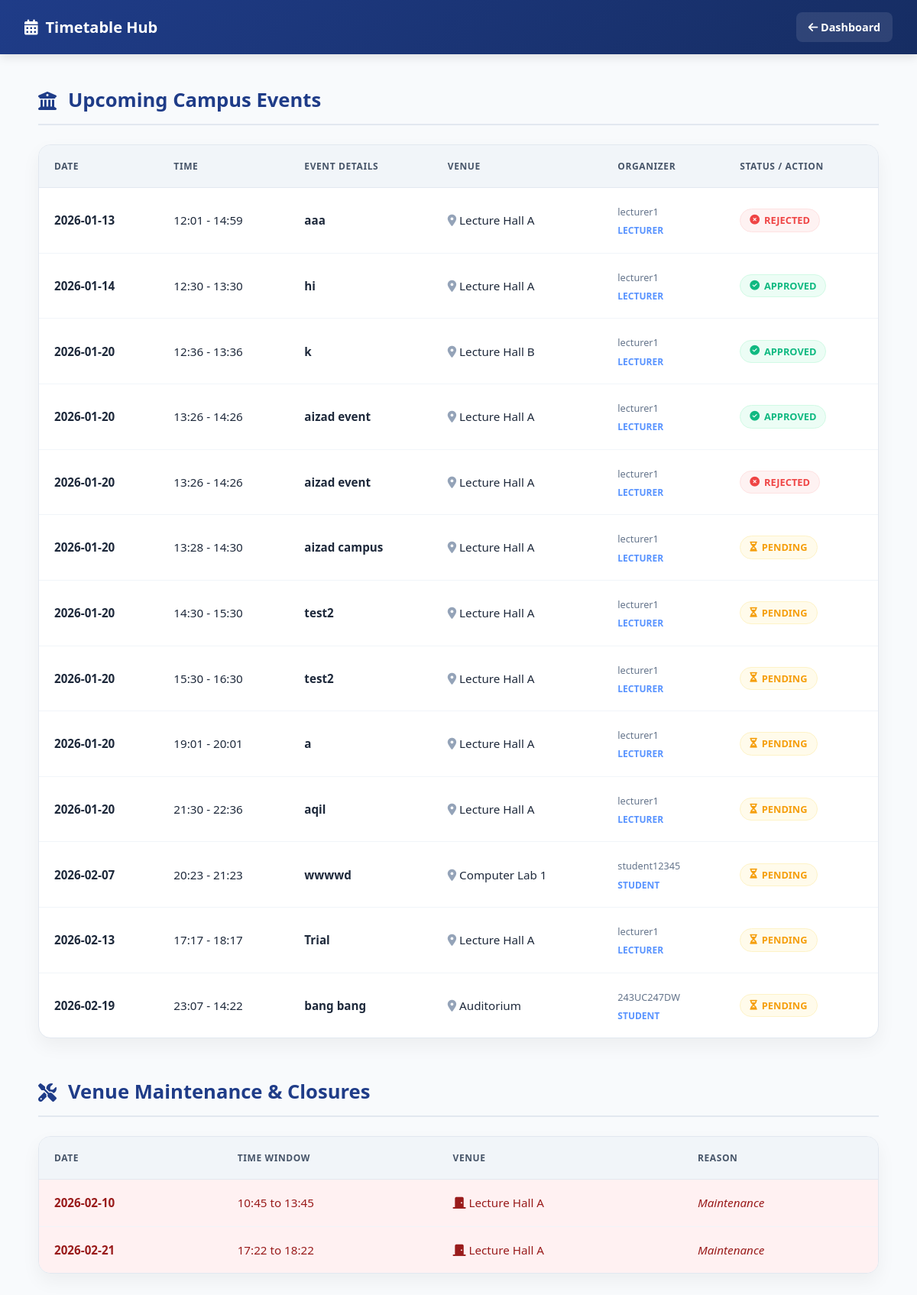
Page /timetable on the earlier database version.
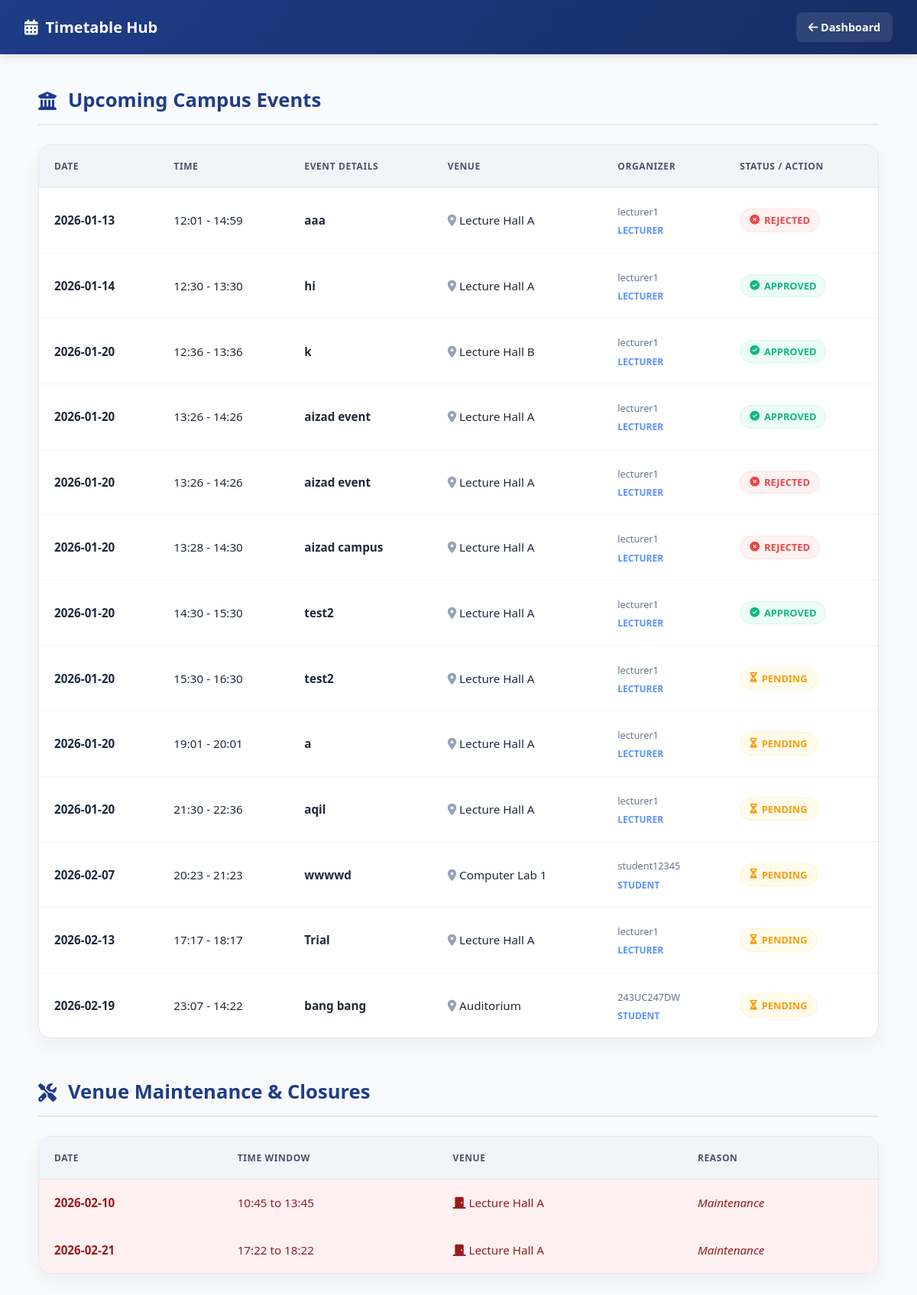
Same page on the later database version.
### tables this page shows
CREATE TABLE venue_bookings (
    id INTEGER PRIMARY KEY AUTOINCREMENT,
    title TEXT NOT NULL,
    date TEXT NOT NULL,
    start_time TEXT NOT NULL,
    end_time TEXT NOT NULL,
    location TEXT NOT NULL,
    booked_by TEXT NOT NULL,
    user_role TEXT NOT NULL
, status TEXT DEFAULT 'pending');

### app.py (the view)
@app.route('/timetable')
def timetable():
    events = query_db(
        ADMIN_DB,
        """
        SELECT
            id,
            title,
            date,
            start_time,
            end_time,
            location,
            booked_by,
            user_role,
            status
        FROM venue_bookings
        ORDER BY date, start_time
        """
    )
    unavailable = query_db(
        ADMIN_DB,
        """
        SELECT
            location,
            date,
            start_time,
            end_time,
            reason
        FROM venue_unavailability
        ORDER BY date, start_time
        """
    )
    return render_template(
        'timetable.html',
        events=events,
        unavailable=unavailable
    )

### app.py (called while the page is built)
def query_db(db, query, args=(), one=False):
    conn = sqlite3.connect(db)
    conn.row_factory = sqlite3.Row
    cur = conn.cursor()
    cur.execute(query, args)
    conn.commit()
    result = cur.fetchall()
    conn.close()
    return result[0] if one and result else result

### templates/timetable.html (shortened to what the changed rows need)
<!DOCTYPE html>
<html lang="en">
<head>
    <link rel="stylesheet" href="https://cdnjs.cloudflare.com/ajax/libs/font-awesome/6.4.0/css/all.min.css">
</head>
<body>
<div class="container">
    <div class="section-header">
        <h2>Upcoming Campus Events</h2>
    </div>
    <div class="table-card">
        <table>
            <thead>
                <tr>
                    <th>Date</th>
                    <th>Time</th>
                    <th>Event Details</th>
                    <th>Venue</th>
                    <th>Organizer</th>
                    <th>Status / Action</th>
                </tr>
            </thead>
            <tbody>
                {% for event in events %}
                <tr>
                    <td><strong>{{ event[2] }}</strong></td>
                    <td>{{ event[3] }} - {{ event[4] }}</td>
                    <td><strong>{{ event[1] }}</strong></td>
                    <td><i class="fas fa-map-marker-alt" style="color:#94a3b8"></i> {{ event[5] }}</td>
                    <td>
                        <small style="color: #64748b;">{{ event[6] }}</small><br>
                        <span style="font-size: 0.75rem; font-weight: 600; color: var(--secondary)">{{ event[7] | upper }}</span>
                    </td>
                    <td>
                        {% if session.get('role') == 'admin' and event[8] == 'pending' %}
                            <div class="admin-actions">
                                <a href="{{ url_for('approve_reject_booking', booking_id=event[0], action='approve') }}" class="action-btn approve-btn">Approve</a>
                                <a href="{{ url_for('approve_reject_booking', booking_id=event[0], action='reject') }}" class="action-btn reject-btn">Reject</a>
                            </div>
                        {% else %}
                            {% if event[8] == 'pending' %}
                                <span class="status-badge badge-pending"><i class="fas fa-hourglass-half"></i> Pending</span>
                            {% elif event[8] == 'approved' %}
                                <span class="status-badge badge-approved"><i class="fas fa-check-circle"></i> Approved</span>
                            {% elif event[8] == 'rejected' %}
                                <span class="status-badge badge-rejected"><i class="fas fa-times-circle"></i> Rejected</span>
                            {% else %}
                                {{ event[8] }}
                            {% endif %}
                        {% endif %}
                    </td>
                </tr>
                {% else %}
                <tr>
                    <td colspan="6" style="text-align: center; color: #94a3b8; padding: 40px;">No events scheduled yet.</td>
                </tr>
                {% endfor %}
            </tbody>
        </table>
    </div>
    <div class="section-header">
        <h2>Venue Maintenance & Closures</h2>
    </div>
    <div class="table-card">
        <table>
            <thead>
                <tr>
                    <th>Date</th>
                    <th>Time Window</th>
                    <th>Venue</th>
                    <th>Reason</th>
                </tr>
            </thead>
        </table>
    </div>
</div>
</body>
</html>

Differences in the rows shown:
changed venue_bookings "aizad campus": status "PENDING" → "REJECTED"
changed venue_bookings (number 7 of 13 on the later page): status "PENDING" → "APPROVED"
